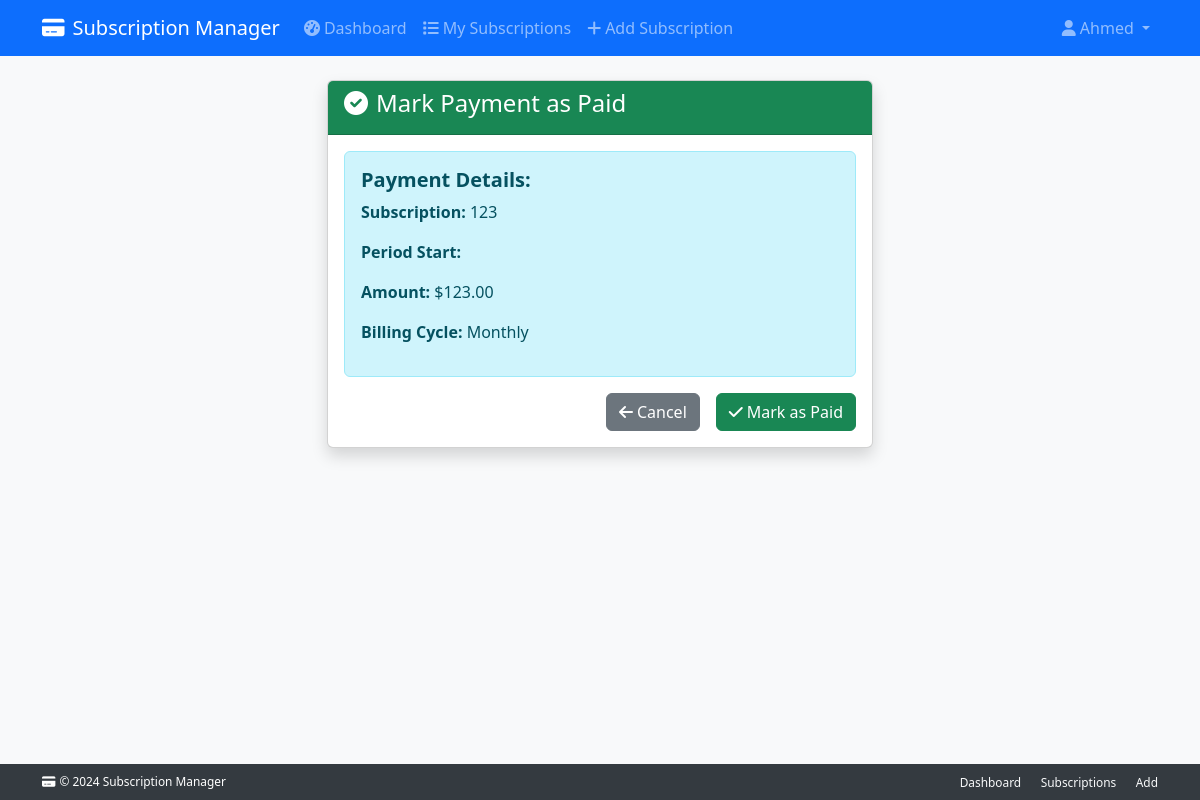
The app's page /subscriptions/12/mark-paid/2025-07-16/ (signed in) with its own data.
### subscriptions/models/subscription.py (models this page shows, shortened)
class Subscription(
    ValidationMixin,
    TimestampMixin,
    CostCalculationsMixin,
    PaymentManagementMixin,
    RenewalLogicMixin,
    ScheduleManagementMixin,
    models.Model
):
    user = models.ForeignKey(
        settings.AUTH_USER_MODEL,
        on_delete=models.CASCADE,
        related_name="subscriptions"
    )
    name = models.CharField(max_length=200)
    monthly_cost = models.DecimalField(
        max_digits=10,
        decimal_places=2,
        null=True,
        blank=True
    )
    yearly_cost = models.DecimalField(
        max_digits=10,
        decimal_places=2,
        null=True,
        blank=True
    )
    billing_cycle = models.CharField(
        max_length=10,
        choices=BILLING_CYCLE_CHOICES
    )
    start_date = models.DateField()
    renewal_date = models.DateField(null=True, blank=True)
    duration_months = models.PositiveIntegerField(
        null=True,
        blank=True,
        help_text="Duration in months (for monthly billing)"
    )
    duration_years = models.PositiveIntegerField(
        null=True,
        blank=True,
        help_text="Duration in years (for yearly billing)"
    )
    is_active = models.BooleanField(default=True)
    auto_renewal = models.BooleanField(
        default=True,
        help_text="Whether subscription auto-renews"
    )
    category = models.ForeignKey(
        'Category',
        on_delete=models.PROTECT
    )
    objects = SubscriptionManager()
    class Meta:
        ordering = ['-created_at']
        verbose_name = "Subscription"
        verbose_name_plural = "Subscriptions"

### subscriptions/views.py (the view, shortened to what this page needs)
# urls.py: path('<int:pk>/mark-paid/<str:period_start>/', views.MarkPaymentPaidView.as_view(), name='mark_payment_paid'),
class MarkPaymentPaidView(PaymentActionView):
    def get(self, request, *args, **kwargs):
        context = {
            'subscription': self.get_subscription(),
            'period_start': self.get_period_start(),
            'action': 'paid',
        }
        return render(request, self.template_name, context)

### subscriptions/models/managers.py (called while the page is built)
    def get_queryset(self):
        return SubscriptionQuerySet(self.model, using=self._db)

### subscriptions/models/mixins/cost_calculations.py (called while the page is built)
    def get_current_cost(self):
        if self.billing_cycle == 'monthly':
            return self.monthly_cost or 0
        else:
            return self.yearly_cost or 0

### subscriptions/views.py (called while the page is built)
    def get_subscription(self):
        subscription = get_object_or_404(
            Subscription,
            pk=self.kwargs['pk'],
            user=self.request.user
        )
        return subscription

    def get_period_start(self):
        return self.kwargs['period_start']

### subscriptions/templates/subscriptions/mark_payment_paid.html (shortened to what this page needs)
{% extends 'base.html' %}  {% block content %}
<div class="row justify-content-center">
  <div class="col-md-6">
    <div class="card shadow">
      <div
        class="card-header {% if action == 'paid' %}bg-success{% else %}bg-danger{% endif %} text-white"
      >
        <h4>
          {% if action == 'paid' %}
          <i class="fas fa-check-circle me-2"></i>Mark Payment as Paid
          {% else %}
          <i class="fas fa-undo me-2"></i>Mark Payment as Unpaid {% endif %}
        </h4>
      </div>
      <div class="card-body">
        <div class="alert alert-info">
          <h5><strong>Payment Details:</strong></h5>
          <p><strong>Subscription:</strong> {{ subscription.name }}</p>
          <p><strong>Period Start:</strong> {{ period_start|date:"M d, Y" }}</p>
          <p>
            <strong>Amount:</strong>
            ${{subscription.get_current_cost|floatformat:2 }}
          </p>
          <p>
            <strong>Billing Cycle:</strong>
            {{subscription.get_billing_cycle_display }}
          </p>
        </div>
        <form method="post">
          <div class="d-grid gap-2 d-md-flex justify-content-md-end">
            <a
              href="{% url 'subscription_detail' subscription.pk %}"
              class="btn btn-secondary me-md-2"
            >
              <i class="fas fa-arrow-left me-1"></i>Cancel
            </a>
            {% if action == 'paid' %}
            <button type="submit" class="btn btn-success">
              <i class="fas fa-check me-1"></i>Mark as Paid
            </button>
            {% else %}
            <button type="submit" class="btn btn-danger">
              <i class="fas fa-undo me-1"></i>Mark as Unpaid
            </button>
            {% endif %}
          </div>
        </form>
      </div>
    </div>
  </div>
</div>
{% endblock %}

### subscriptions_management_project/templates/base.html (shortened to what this page needs)
<!DOCTYPE html>
<html lang="en">
  <head>
    <link
      href="https://cdn.jsdelivr.net/npm/bootstrap@5.3.0/dist/css/bootstrap.min.css"
      rel="stylesheet"
    />
    <link
      href="https://cdnjs.cloudflare.com/ajax/libs/font-awesome/6.0.0/css/all.min.css"
      rel="stylesheet"
    />
  </head>
  <body class="bg-light">
    <nav class="navbar navbar-expand-lg navbar-dark bg-primary">
      <div class="container">
        <a class="navbar-brand" href="{% url 'dashboard' %}">
          <i class="fas fa-credit-card me-2"></i>Subscription Manager
        </a>
        <div class="collapse navbar-collapse" id="navbarNav">
          <ul class="navbar-nav me-auto">
            {% if user.is_authenticated %}
            <li class="nav-item">
              <a class="nav-link" href="{% url 'dashboard' %}">
                <i class="fas fa-tachometer-alt me-1"></i>Dashboard
              </a>
            </li>
            <li class="nav-item">
              <a class="nav-link" href="{% url 'subscription_list' %}">
                <i class="fas fa-list me-1"></i>My Subscriptions
              </a>
            </li>
            <li class="nav-item">
              <a class="nav-link" href="{% url 'add_subscription' %}">
                <i class="fas fa-plus me-1"></i>Add Subscription
              </a>
            </li>
            {% endif %}
          </ul>
          <ul class="navbar-nav">
            {% if user.is_authenticated %}
            <li class="nav-item dropdown">
              <a
                class="nav-link dropdown-toggle"
                href="#"
                id="navbarDropdown"
                role="button"
                data-bs-toggle="dropdown"
              >
                <i class="fas fa-user me-1"></i>{{ user.username }}
              </a>
            </li>
            {% endif %}
          </ul>
        </div>
      </div>
    </nav>
    <div class="main-content">
      <div class="content-wrapper">
        <main class="container mt-4 mb-5">
          {% block content %}{% endblock %}
        </main>
      </div>
      <footer class="footer">
        <div class="container">
          <div class="row align-items-center">
            <div class="col-md-6">
              <p class="mb-0 small">
                <i class="fas fa-credit-card me-1"></i>&copy; 2024 Subscription
                Manager
              </p>
            </div>
            <div class="col-md-6 text-md-end">
              <a
                href="{% url 'dashboard' %}"
                class="text-light text-decoration-none me-3 small"
                >Dashboard</a
              >
              <a
                href="{% url 'subscription_list' %}"
                class="text-light text-decoration-none me-3 small"
                >Subscriptions</a
              >
              <a
                href="{% url 'add_subscription' %}"
                class="text-light text-decoration-none small"
                >Add</a
              >
            </div>
          </div>
        </div>
      </footer>
    </div>
  </body>
</html>

### subscriptions_management_project/templates/base.html (style rules this page uses)
html, body { height: 100%; }
body { display: flex; flex-direction: column; }
.main-content { flex: 1; display: flex; flex-direction: column; }
.content-wrapper { flex: 1; }
.footer { background-color: #343a40; color: white; padding: 8px 0; margin-top: auto; font-size: 0.85rem; }

### records on screen
Subscription: name "123", get_current_cost "123.00", billing_cycle "Monthly"

### other values on screen
{{ user.username }} "Ahmed"
